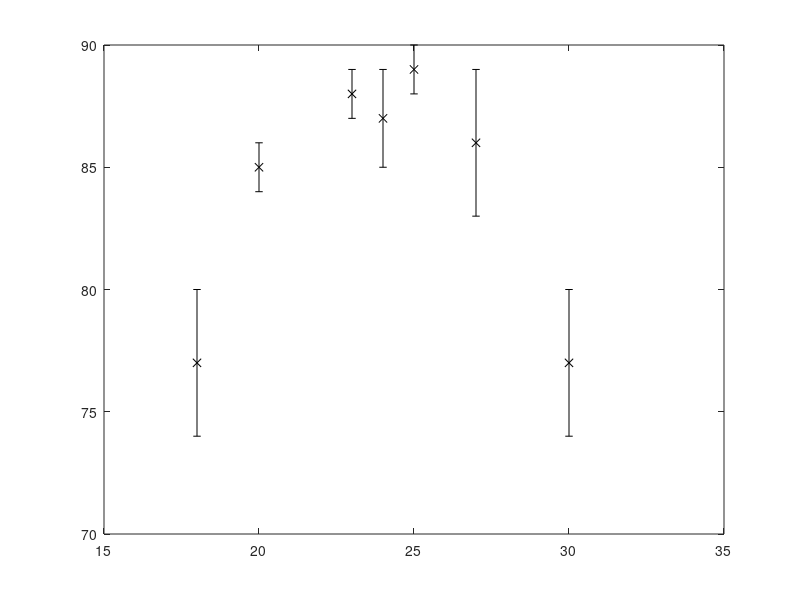

This chart was generated by the following MATLAB code:
%transfer vs amp scratch

amp = [20 23 27 30 25 18 24];
transfer_p =[85 88 86 77 89 77 87];
transfer_unc = [1 1 3 3 1 3 2];
figure(8)
errorbar(amp,transfer_p,transfer_unc,'kx')